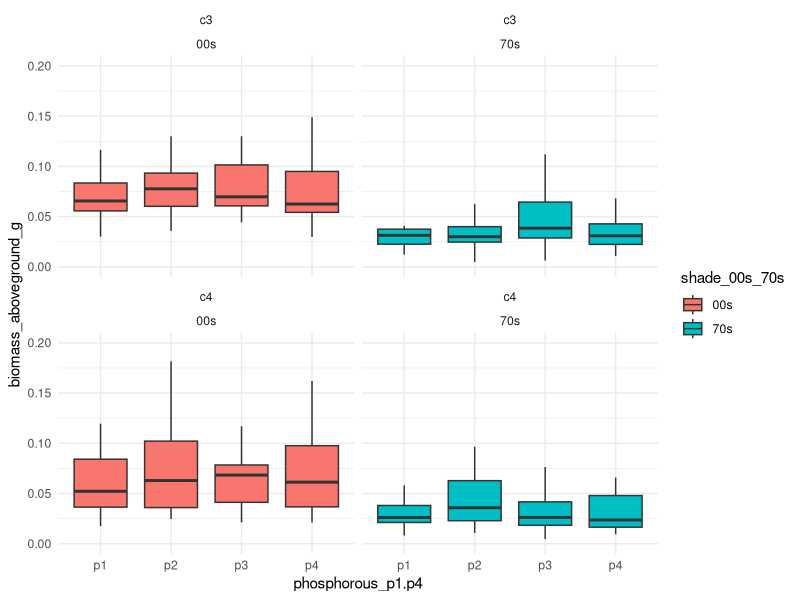
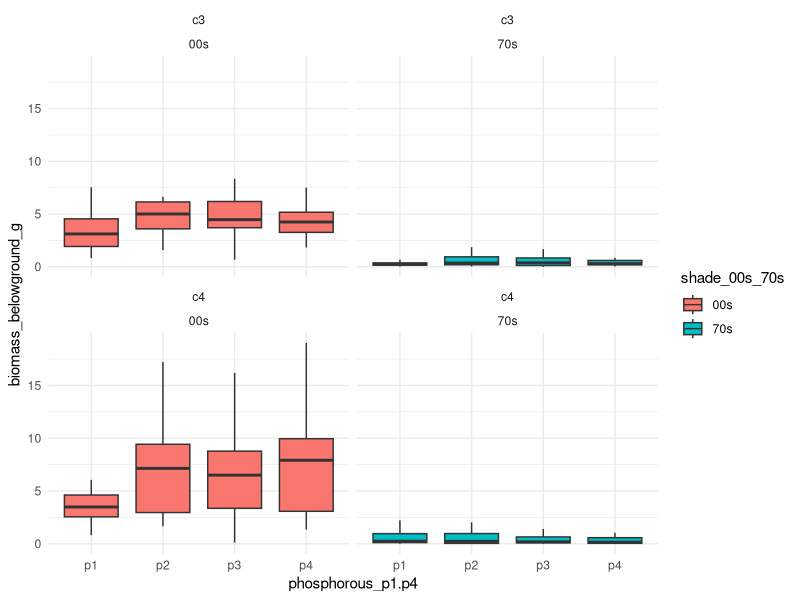
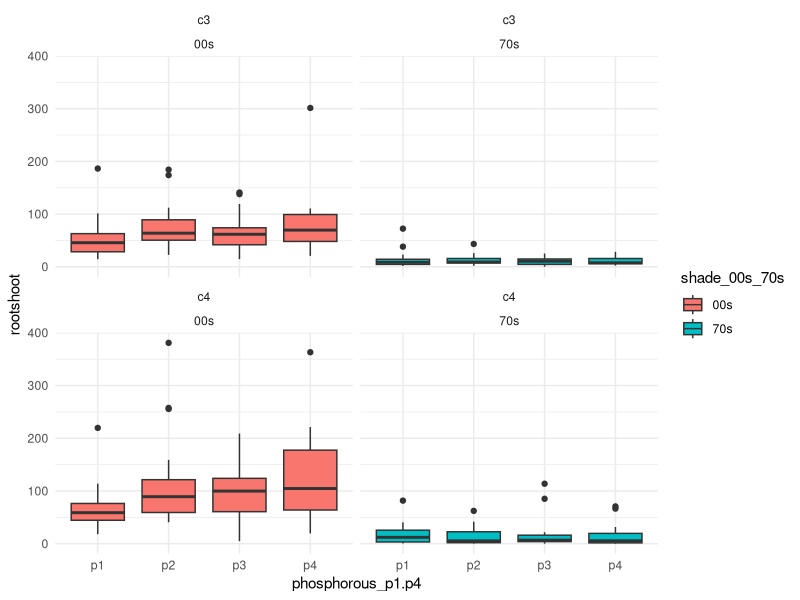

The R script that drew these images, in order:
library(tidyr)
library(dplyr)
library(ggplot2)

meta_data <- read.csv("../data_meta/plant_ids.csv")
df_biomass <- read.csv("../data/biomass/biomass_issues.csv")


df_biomass <- left_join(df_biomass, meta_data)

df_biomass$rootshoot <- df_biomass$biomass_belowground_g/ df_biomass$biomass_aboveground_g


ggplot(df_biomass, aes(x = phosphorous_p1.p4, y = biomass_aboveground_g, fill = shade_00s_70s)) +
  geom_boxplot(outlier.shape = NA) +
  facet_wrap(~ c3_c4 ~ shade_00s_70s) + 
  coord_cartesian(ylim = c(0, 0.2)) +
  theme_minimal()



ggplot(df_biomass, aes(x = phosphorous_p1.p4, y = biomass_belowground_g, fill = shade_00s_70s)) +
  geom_boxplot(outlier.shape = NA) +
  facet_wrap(~ c3_c4 ~ shade_00s_70s) + 
  theme_minimal()


ggplot(df_biomass, aes(x = phosphorous_p1.p4, y = rootshoot, fill = shade_00s_70s)) +
  geom_boxplot() +
  facet_wrap(~ c3_c4 ~ shade_00s_70s) + 
  theme_minimal()
